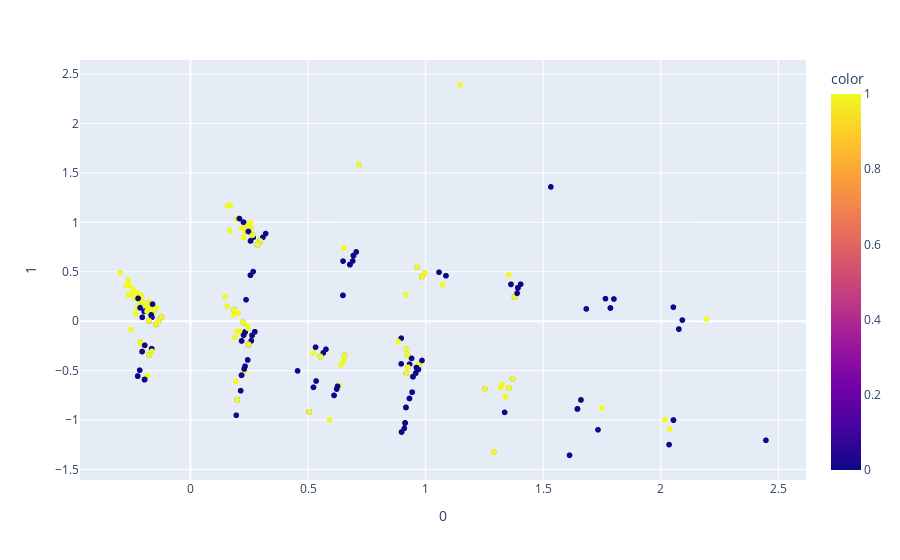

The notebook cell this image was saved under:
### Code cell
X = news.drop(['ratingName'], axis=1)
Y = pd.DataFrame(news['ratingName'])

# Conversion de True/False en 0/1
Y = Y['ratingName'].astype(int)

X = X.to_numpy()
Y = Y.to_numpy()

texte = news['text']

vectorizer =CountVectorizer(stop_words='english', max_features=10)
X = vectorizer.fit_transform(texte)

# creation du dataframe pour affichage
df = pd.DataFrame(
    data=vectorizer.transform(texte).toarray(),
    columns=vectorizer.get_feature_names()
)

X = df

pca = PCA(n_components=2)
components = pca.fit_transform(X)

fig = px.scatter(components, x=0, y=1, color=Y) 
fig.show()

### Figure 1 — Plotly figure (JSON) as saved in the notebook; plotly's stock layout.template omitted (floating-point values rounded to 4 significant figures; data arrays with more than 128 entries replaced by an {"elided": "..."} marker saying what was removed)
{"data": [{"hovertemplate": "0=%{x}<br>1=%{y}<br>color=%{marker.color}<extra></extra>", "legendgroup": "", "marker": {"color": {"elided": "8904 int values"}, "coloraxis": "coloraxis", "symbol": "circle"}, "mode": "markers", "name": "", "showlegend": false, "type": "scattergl", "x": {"elided": "8904 float values"}, "xaxis": "x", "y": {"elided": "8904 float values"}, "yaxis": "y"}], "layout": {"coloraxis": {"colorbar": {"title": {"text": "color"}}, "colorscale": [[0, "#0d0887"], [0.1111, "#46039f"], [0.2222, "#7201a8"], [0.3333, "#9c179e"], [0.4444, "#bd3786"], [0.5556, "#d8576b"], [0.6667, "#ed7953"], [0.7778, "#fb9f3a"], [0.8889, "#fdca26"], [1, "#f0f921"]]}, "legend": {"tracegroupgap": 0}, "margin": {"t": 60}, "xaxis": {"anchor": "y", "domain": [0, 1], "title": {"text": "0"}}, "yaxis": {"anchor": "x", "domain": [0, 1], "title": {"text": "1"}}}}
